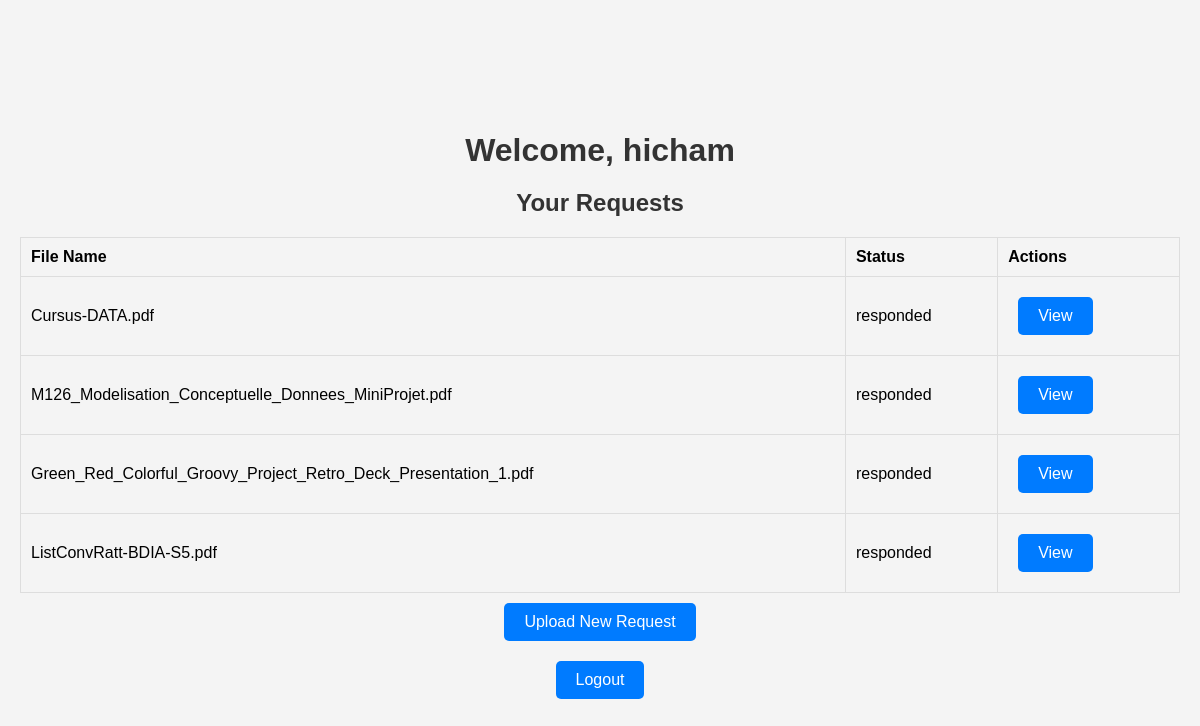
Screenshot of /user (signed in) with the database file from the repository.
### app.py (models this page shows)
class User(UserMixin, db.Model):
    id = db.Column(db.Integer, primary_key=True)
    username = db.Column(db.String(50), unique=True, nullable=False)
    password_hash = db.Column(db.String(128), nullable=False)  # Password hash for authentication
    role = db.Column(db.Enum('user', 'hr'), nullable=False)
    requests = db.relationship('Request', backref='user', lazy=True)

class Request(db.Model):
    id = db.Column(db.Integer, primary_key=True)
    user_id = db.Column(db.Integer, db.ForeignKey('user.id'), nullable=False)
    demand_file = db.Column(db.String(255), nullable=False)
    status = db.Column(db.Enum('pending', 'responded'), default='pending')
    created_at = db.Column(db.DateTime, default=db.func.current_timestamp())
    responses = db.relationship('Response', backref='request', uselist=False, lazy=True)

### app.py (the view)
@app.route('/user')
@login_required
def user_home():
    requests = Request.query.filter_by(user_id=current_user.id).all()
    return render_template('user_home.html', requests=requests)

### app.py (called while the page is built)
@login_manager.user_loader
def load_user(user_id):
    return User.query.get(int(user_id))

### templates/user_home.html (shortened to what this page needs)
<!DOCTYPE html>
<html lang="en">
<head>
    <link rel="stylesheet" href="{{ url_for('static', filename='style.css') }}">
</head>
<body>
    <h1>Welcome, {{ current_user.username }}</h1>
    <h2>Your Requests</h2>
    <table>
        <thead>
            <tr>
                <th>File Name</th>
                <th>Status</th>
                <th>Actions</th>
            </tr>
        </thead>
        <tbody>
            {% for request in requests %}
                <tr>
                    <td>{{ request.demand_file }}</td>
                    <td>{{ request.status }}</td>
                    <td>
                        {% if request.status == 'responded' %}
                            <a href="{{ url_for('download_request', request_id=request.id) }}" target="_blank">View</a>
                        {% endif %}
                    </td>
                </tr>
            {% endfor %}
        </tbody>
    </table>
    <a href="{{ url_for('upload_request') }}">Upload New Request</a>
    <a href="{{ url_for('logout') }}">Logout</a>
</body>
</html>

### static/style.css (style rules this page uses)
body, h1, h2, ul, li, form { margin: 0; padding: 0; }
body { font-family: Arial, sans-serif; margin: 20px; }
body { display: flex; flex-direction: column; align-items: center; justify-content: center; min-height: 100vh; background-color: #f4f4f4; }
h1, h2 { color: #333; text-align: center; margin-bottom: 20px; }
a { display: inline-block; margin: 10px; padding: 10px 20px; text-decoration: none; color: #fff; background-color: #007BFF; border-radius: 5px; transition: background-color 0.3s; }
table { width: 100%; border-collapse: collapse; }
th, td { border: 1px solid #ddd; padding: 10px; text-align: left; }
th { background-color: #f4f4f4; }

### rows the page displays
User: username "hicham"
Request: demand_file "Cursus-DATA.pdf", status "responded"
Request: demand_file "M126_Modelisation_Conceptuelle_Donnees_MiniProjet.pdf", status "responded"
Request: demand_file "Green_Red_Colorful_Groovy_Project_Retro_Deck_Presentation_1.pdf", status "responded"
Request: demand_file "ListConvRatt-BDIA-S5.pdf", status "responded"
